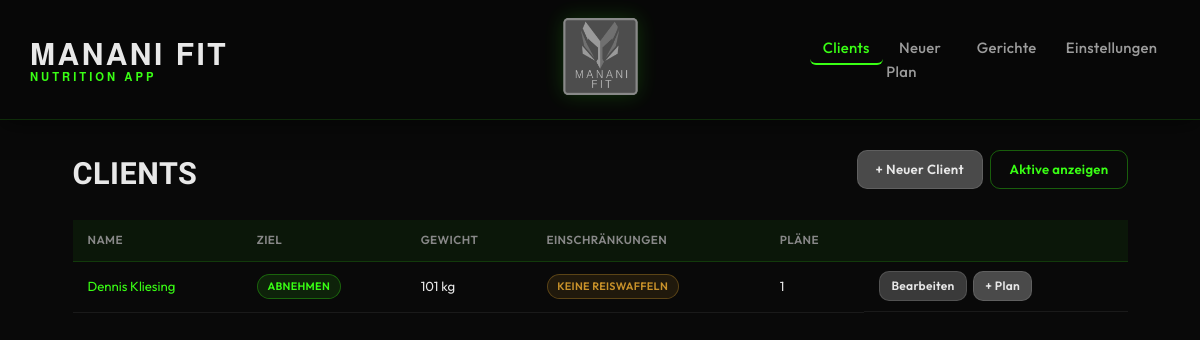
/clients?archived=1, run on the app's committed database.
### models.py (models this page shows, shortened)
class Client(db.Model):
    __tablename__ = "clients"
    __allow_unmapped__ = True
    id: int = db.Column(db.Integer, primary_key=True)
    name: str = db.Column(db.String(120), nullable=False)
    email: str | None = db.Column(db.String(200))
    phone: str | None = db.Column(db.String(50))
    birthdate: date | None = db.Column(db.Date)
    gender: str | None = db.Column(db.String(20))
    weight_kg: float | None = db.Column(db.Float)
    height_cm: float | None = db.Column(db.Float)
    goal: str = db.Column(db.String(30), nullable=False, default="Halten")
    restrictions_text: str | None = db.Column(db.Text)
    restriction_tags: str = db.Column(db.Text, default="[]")
    created_at: datetime = db.Column(db.DateTime, default=datetime.utcnow)
    updated_at: datetime = db.Column(
        db.DateTime, default=datetime.utcnow, onupdate=datetime.utcnow
    )
    is_archived: bool = db.Column(db.Boolean, default=False)
    plans = db.relationship("MealPlan", back_populates="client", lazy="dynamic")
    def get_restriction_tags(self) -> list[str]:
        return json.loads(self.restriction_tags or "[]")

### app.py (the view)
    @app.route("/clients")
    def clients_list():
        show_archived = request.args.get("archived") == "1"
        query = Client.query
        if not show_archived:
            query = query.filter_by(is_archived=False)
        clients = query.order_by(Client.name).all()
        return render_template(
            "clients/list.html", clients=clients, show_archived=show_archived
        )

### templates/clients/list.html (shortened to what this page needs)
{% extends "base.html" %}
{% block content %}
<div class="page-header">
  <h1>Clients</h1>
  <div class="header-actions">
    <a href="{{ url_for('clients_new') }}" class="btn btn--primary">+ Neuer Client</a>
    {% if show_archived %}
      <a href="{{ url_for('clients_list') }}" class="btn btn--ghost">Aktive anzeigen</a>
    {% else %}
      <a href="{{ url_for('clients_list', archived=1) }}" class="btn btn--ghost">Archivierte anzeigen</a>
    {% endif %}
  </div>
</div>
{% if clients %}
  <div class="table-wrap">
    <table class="data-table">
      <thead>
        <tr>
          <th>Name</th>
          <th>Ziel</th>
          <th>Gewicht</th>
          <th>Einschränkungen</th>
          <th>Pläne</th>
          <th></th>
        </tr>
      </thead>
      <tbody>
        {% for c in clients %}
        <tr>
          <td><a href="{{ url_for('clients_detail', client_id=c.id) }}">{{ c.name }}</a></td>
          <td><span class="tag">{{ c.goal }}</span></td>
          <td>{% if c.weight_kg %}{{ c.weight_kg|int }} kg{% else %}—{% endif %}</td>
          <td>
            {% for tag in c.get_restriction_tags() %}
              <span class="tag tag--restriction">{{ tag }}</span>
            {% endfor %}
          </td>
          <td>{{ c.plans.count() }}</td>
          <td class="actions">
            <a href="{{ url_for('clients_edit', client_id=c.id) }}" class="btn btn--sm">Bearbeiten</a>
            <a href="{{ url_for('plans_new', client_id=c.id) }}" class="btn btn--sm btn--primary">+ Plan</a>
          </td>
        </tr>
        {% endfor %}
      </tbody>
    </table>
  </div>
{% else %}
  <p class="empty-hint">Keine Clients gefunden.</p>
{% endif %}
{% endblock %}

### static/css/app.css (style rules this page uses)
:root { --primary: #39ff14; --primary-light: #7fff50; --primary-dim: rgba(57,255,20,.12); --bg: #0d0d0d; --surface: rgba(20,20,20,.88); --surface-light: rgba(36,36,36,.92); --border: rgba(255,255,255,.07); --border-hover: rgba(255,255,255,.14); --text: #e8e8e8; --text-muted: #888; --danger: #e05252; --warning: #c9922a; --success: #2ed573; --radius: 10px; --shadow: 0 8px 40px rgba(0,0,0,.65); --shadow-sm: 0 3px 14px rgba(0,0,0,.4); --nav-h: 120px; }
*, *::before, *::after { box-sizing: border-box; margin: 0; padding: 0; }
html { font-size: 15px; }
body { font-family: 'Outfit', system-ui, sans-serif; background-color: var(--bg); background-image: url('/static/uploads/trainings_plan_logos.png'); background-size: cover; background-position: center; background-attachment: fixed; color: var(--text); line-height: 1.55; min-height: 100vh; position: relative; }
body::before { content: ''; position: fixed; inset: 0; background: rgba(0,0,0,.27); z-index: 0; pointer-events: none; }
a { color: var(--primary); text-decoration: none; }
.page-header { display: flex; align-items: flex-start; justify-content: space-between; gap: 1rem; margin-bottom: 1.5rem; flex-wrap: wrap; }
.page-header h1 { font-family: 'Barlow Semi Condensed', sans-serif; font-size: 2.04rem; font-weight: 700; letter-spacing: .5px; color: var(--text); text-transform: uppercase; }
.header-actions { display: flex; gap: .5rem; flex-wrap: wrap; align-items: center; }
.btn { display: inline-flex; align-items: center; gap: .35rem; padding: .55rem 1.2rem; border-radius: var(--radius); border: 1px solid rgba(255,255,255,.12); cursor: pointer; font-size: .88rem; font-weight: 600; font-family: 'Outfit', inherit; letter-spacing: .3px; transition: background .2s ease, color .2s ease, border-color .2s ease, box-shadow .2s ease; text-decoration: none !important; white-space: nowrap; background: #3a3a3a; color: var(--text); }
.btn--primary { background: #4a4a4a; color: var(--text); }
.btn--ghost { background: transparent; color: var(--primary); border: 1px solid rgba(57,255,20,.35); }
.btn--sm { padding: .32rem .75rem; font-size: .8rem; }
.table-wrap { overflow-x: auto; }
.data-table { width: 100%; border-collapse: collapse; font-size: .88rem; }
.data-table th { background: rgba(57,255,20,.06); color: var(--text-muted); font-weight: 600; letter-spacing: .4px; text-transform: uppercase; font-size: .78rem; text-align: left; padding: .75rem 1rem; border-bottom: 1px solid rgba(57,255,20,.2); }
.data-table td { padding: .65rem 1rem; border-bottom: 1px solid var(--border); vertical-align: middle; }
.actions { display: flex; gap: .4rem; white-space: nowrap; }
.tag { display: inline-block; padding: .22rem .65rem; border-radius: 20px; font-size: .72rem; font-weight: 600; letter-spacing: .3px; text-transform: uppercase; background: rgba(57,255,20,.1); color: var(--primary); border: 1px solid rgba(57,255,20,.3); }
.tag--restriction { background: rgba(201,146,42,.12); color: var(--warning); border-color: rgba(201,146,42,.35); }

### data on the page
Client: name "Dennis Kliesing", goal "ABNEHMEN", weight_kg "101", get_restriction_tags "KEINE REISWAFFELN", plans.count "1"
